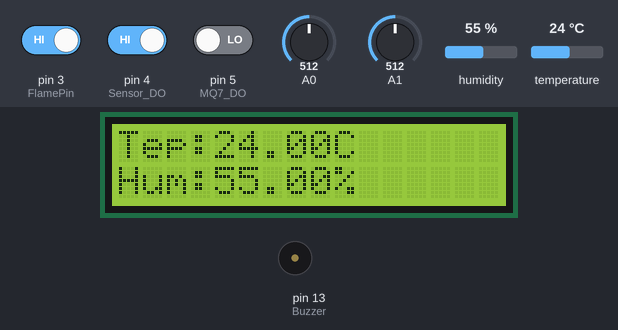
Recording of a sketch running on a simulated Arduino Uno, built with avr-gcc and run on an emulated ATmega328P. Parts: 16×2 character LCD, buzzer (waves = sounding, pin HIGH). The test bench sets the inputs (shaded band); at power-on: pin 3 (FlamePin) HIGH, humidity 55 %, A0 = 512, A1 = 512, temperature 24 °C, pin 4 (Sensor_DO) HIGH, pin 5 (MQ7_DO) LOW. What the sketch prints to the serial monitor is not drawn.

Above: at 3.3 s.
3.4 s: pin 3 (FlamePin) driven LOW
At 8.3 s:
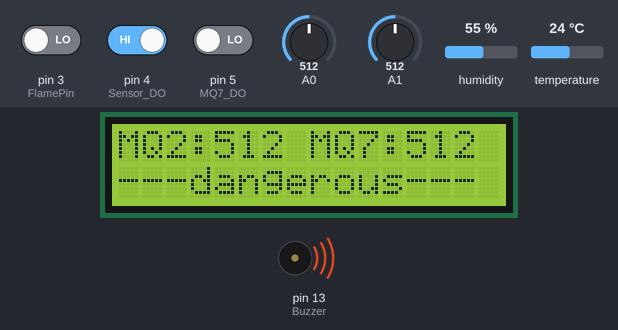
16.8 s: pin 3 (FlamePin) driven HIGH
At 22.2 s:
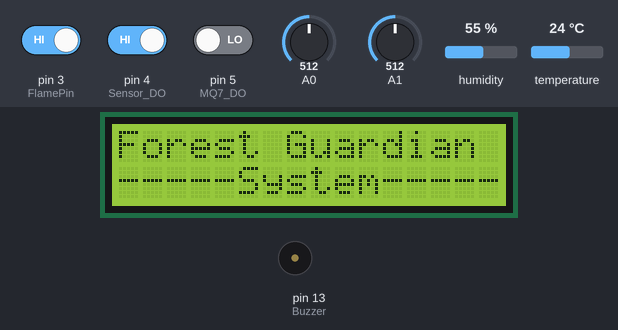
28.0 s: humidity set to 22 %
At 35.4 s:
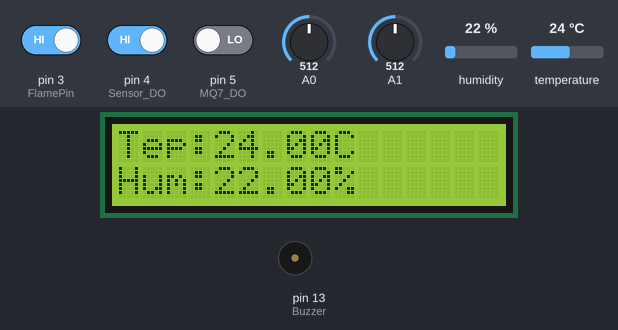
39.2 s: A0 set to 240
At 40.1 s:
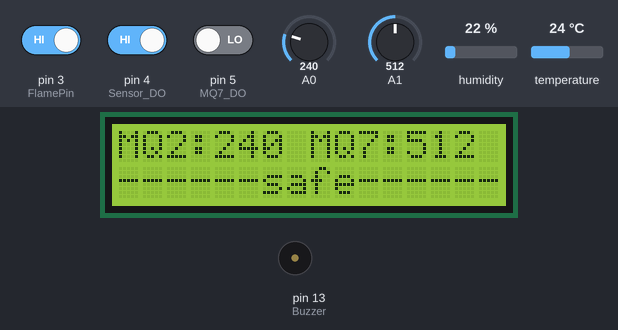
44.3 s: A1 set to 70
At 49.0 s:
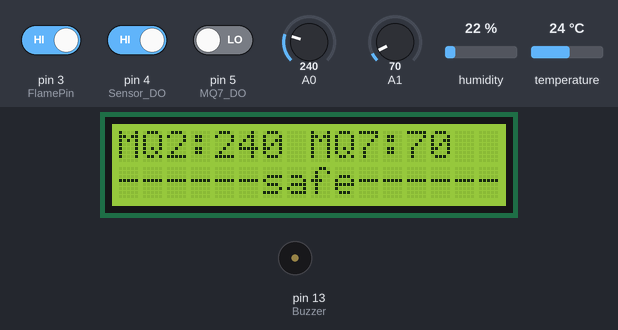
52.4 s: temperature set to 3 °C
At 59.6 s:
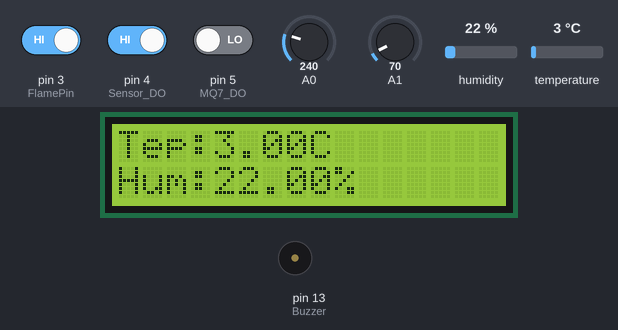
Timing chart, 0 to 61.1 s (numbered marks = the images above; inputs shaded):
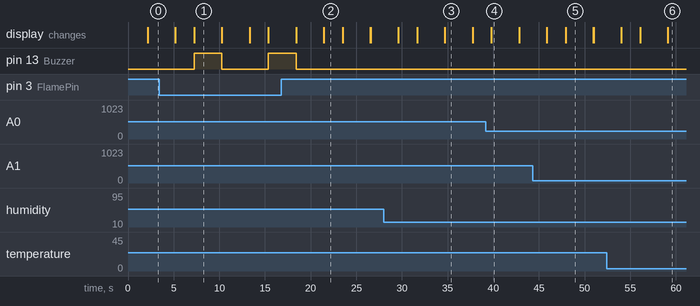

Measured:
- after the input at 3.4 s, pin 13 (Buzzer): LOW → HIGH after 3.8 s, → LOW 3.0 s later, → HIGH 5.1 s later; the display: first differs from a run without the input after 3.8 s (image 1)
- after the input at 16.8 s, pin 13 (Buzzer): goes on until 18.4 s, then stays LOW
- what the display in image 1 shows lasts 3.1 s, from 7.2 s to 10.3 s
- what the display in image 2 shows lasts 2.0 s, from 21.5 s to 23.5 s

The sketch:

Main_test.ino
```cpp
#include "DHT.h"                           //引用dht11库文件，使得下面可以调用相关参数
#include <Wire.h>
#include "LiquidCrystal_I2C.h"
//#include <SoftwareSerial.h>
#include "Timer.h"
#define DHTPIN 2
#define DHTTYPE DHT11
#define Sensor_DO 4
#define MQ7_DO 5
DHT dht(DHTPIN, DHTTYPE);
LiquidCrystal_I2C lcd(0x27,16,2);  // set the LCD address to 0x27 for a 16 chars and 2 line display
//SoftwareSerial mySerial(1, 0); // RX, TX
float h = 0;
float t = 0;
float hm[6];
float tp[6];
 int s = 0;
 int q = 0;
char val;
int Buzzer = 13; // buzzer
int FlamePin = 3; // This is for input pin
boolean Flame; // HIGH when FLAME Exposed
boolean s1,s2;
byte read_dat,jdy_dat;
Timer tt;

/******************************************/
void setup() {                                                 //设置
	pinMode(DHTPIN,INPUT);
        dht.begin();
        lcd.init();                      // initialize the lcd
	lcd.backlight();
	lcd.print("Forest Guardian");// Print a message to the LCD.
	lcd.setCursor(0,1);
	lcd.print("-----System-----");
        delay(2000);
        pinMode(Buzzer, OUTPUT);
        pinMode(FlamePin, INPUT);
        pinMode(Sensor_DO, INPUT);
        pinMode(MQ7_DO, INPUT);
	Serial.begin(9600);//设置波特率参数
        Serial.println("Please stand by for Bluetooth");
        h = dht.readHumidity();
	t = dht.readTemperature();
        Serial.println("Bluetooth Ready");
        //while (!Serial) {
  //}
        //mySerial.begin(9600);
}
/******************************************/
void humiture() {   //温湿度函数

  	h = dht.readHumidity();
	t = dht.readTemperature();                //将湿度值赋给hum
	//Serial.print("Tempeature:");                        //打印出Tempeature:
	//Serial.print(t); //打印温度结果
        //Serial.println('C');
	      //将电压值由数字量换成模拟量
	lcd.print("Tep:");
        lcd.print(t);
        lcd.print("C");
        lcd.setCursor(0,1);
        //Flame = digitalRead(FlamePin);
	//Serial.print("Humidity:");                            //打印出Humidity:
	//Serial.print(h);                                     //打印出湿度结果
	//Serial.println("%");                                //打印出
        //h=h*5.0/1023;      //将电压值由数字量换成模拟量
        lcd.print("Hum:");
        lcd.print(h);
        lcd.print("%");
	delay(2000);                                 //延时一段时间（实际设置为1小时一次）

}
/******************************************/
void MQ(){
   s=analogRead(A0);
   q=analogRead(A1);
  //float vol1=5.00*(x/1023.00);
  //float vol2=5.00*(y/1023.00);
  lcd.clear();         //清空lcd显示
  lcd.print("MQ2:");
  lcd.print(s);
  //Serial.println(s);
  lcd.print(" ");
  lcd.print("MQ7:");
  lcd.print(q);
  //Serial.println(q);
  lcd.setCursor(0,1);
  //if(x<210){
    //s=0;
  //}
  //else if(x>210){
    //s=1;
  //}
  // if(y<660){
    //q=0;
  //}
  //else if(x>660){
    //q=1;
  //}
  Flame = digitalRead(FlamePin);
  //Serial.println("Flame");
  //Serial.println(Flame);
}
/******************************************/

void Bluetooth(){
  if (Serial.read()>0) {
      val = Serial.read();
      //Serial.print(val);
        delay(2);
//        发送1表示查看温度数据
        if(val=='1'){
          //switch(val)
          //case '0':
          Serial.write("Tempeature:");                        //打印出Tempeature:
	  Serial.print(t);                           //打印温度结果
          Serial.write("C");//break;
        }
        //        发送2表示查看湿度
        else if(val=='2'){
           //case '1':
          Serial.write("Humidity:");                            //打印出Humidity:
	  Serial.print(h);                                     //打印出湿度结果
	  Serial.write("%");//break;                                //打印出
        }
        //        发送其他表示查看错误
        else{
         // default:
          Serial.write("Send error");                            //打印出Humidity:
        }
  }

    delay(1000);//     每5秒更新一次
}
/******************************************/
void ht_update(){
  dht.readHumidity();
  dht.readTemperature();
}
/******************************************/
void warning(){
  float x[5]={0.1,0.1,0.2,0.15,0.45};
  float y[5][2];
  float c[2]={0,0};
  int i,j;
  for(i=0;i<6;i++){
    hm[i]=dht.readHumidity();
    //Serial.println(hm[i]);
    tp[i]=dht.readTemperature();
    //Serial.println(tp[i]);
    //delay(100);
    tt.every(100,ht_update);
  }
  float diff_H,diff_T;
  diff_H=abs(hm[0]-hm[1])+abs(hm[2]-hm[3])+abs(hm[4]-hm[5]);
  diff_T=abs(tp[0]-tp[1])+abs(tp[2]-tp[3])+abs(tp[4]-tp[5]);
  //Serial.println(diff_H);
  //Serial.println(diff_H);
  float V_H=60;
  float V_T=40;
  if(diff_H>=V_H){
    y[0][0]=1;
    y[0][1]=0;
  }
  else if(diff_H<V_H){
    y[0][0]=(diff_H*1.00)/(V_H);
    y[0][1]=1-y[0][0];
  }
  if(diff_T>=V_T){
    y[1][0]=1;
    y[1][1]=0;
  }
  else if(diff_T<V_T){
    y[1][0]=(diff_H*1.00)/(V_H);
    y[1][1]=1-y[1][0];
  }
  if(dht.readHumidity()>50){
    y[0][0]=1;
    y[0][1]=0;
  }
 if(dht.readTemperature()<10){
    y[1][0]=1;
    y[1][1]=0;
 }
  if(s>=250){
    y[2][0]=1;
    y[2][1]=0;
  }
  else if(s<250){
    y[2][0]=(abs(s-250)*1.00/250);
     //Serial.println(abs(s-320));
    y[2][1]=1-y[2][0];
  }
  if(q>=120){
    y[3][0]=1;
    y[3][1]=0;
  }
  else if(q<120){
    y[3][0]=abs(q-120)*1.00/120;
     //Serial.println(abs(q-265));
    y[3][1]=1-y[3][0];
  }
  if(Flame==0){
    y[4][0]=1;
    y[4][1]=0;
  }
  else{
    y[4][0]=0;
    y[4][1]=1;
  }
  //for(i=0;i<2;i++){
    //for(j=0;j<5;j++){
      //Serial.println(y[j][i]);
    //}}


  for(j=0;j<5;j++){
    c[0]=c[0]+x[j]*y[j][0];
    c[1]=c[1]+x[j]*y[j][1];
  }
  //Serial.println("% fire risk");
  //Serial.println(c[0]);
  //Serial.println(c[1]);
  s1= digitalRead(Sensor_DO);
  s2= digitalRead(MQ7_DO);
  //Serial.println(s1);
  int m=0;
    if(s1==0){
      m=m+1;
    }
    if(Flame==0){
      m=m+1;
    }
    if(t>=80){
      m=m+1;
    }
    if(h<=10){
      m=m+1;
    }
     if(q==0){
      m=m+1;
    }
   if(c[0]>=0.65||m>=4){
      Serial.println("Fire,please dial 119 as soon as possible");
      Serial.println(c[0]*100);
      Serial.print("% fire risk");
      lcd.print("---dangerous---");
      digitalWrite(Buzzer, HIGH);
    }
    else{
      Serial.println("There is no fire");
      Serial.print(c[0]*100);
      Serial.println("% fire risk");
      lcd.print("------safe------");
      digitalWrite(Buzzer, LOW);
    }
    delay(2000);
}

/******************************************/

void loop(){                             //主函数
   lcd.clear();
   digitalWrite(Buzzer, LOW);
   humiture();   //采集温湿度数据
   //delay(1000);         //延时1s
   Bluetooth();
   lcd.clear();         //清空lcd显示
   lcd.print("Forest Guardian");// Print a message to the LCD.
   lcd.setCursor(0,1);
   lcd.print("-----System-----");
   delay(2000);
   MQ();
   warning();
   Bluetooth();
   lcd.clear();         //清空lcd显示
   tt.update();
}
```
